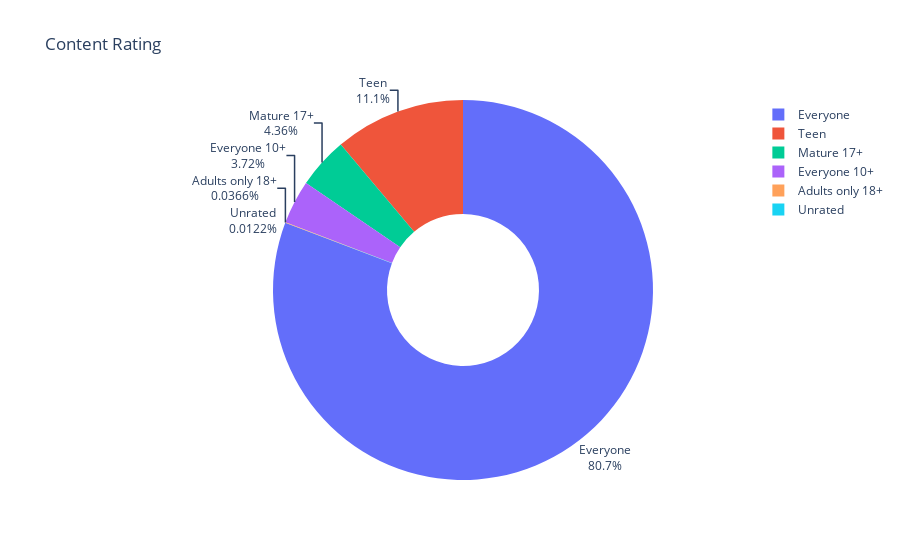

The cell this chart's notebook holds for it:
### Code cell
fig = px.pie(labels=ratings.index, values=ratings.values,
             title="Content Rating", names=ratings.index,
             hole=0.4
             )
fig.update_traces(textposition='outside',textinfo='label+percent')
fig.show()

### Figure 1 — Plotly figure (JSON) as saved in the notebook; plotly's stock layout.template omitted (floating-point values rounded to 4 significant figures)
{"data": [{"domain": {"x": [0, 1], "y": [0, 1]}, "hole": 0.4, "hovertemplate": "label=%{label}<br>value=%{value}<extra></extra>", "labels": ["Everyone", "Teen", "Mature 17+", "Everyone 10+", "Adults only 18+", "Unrated"], "legendgroup": "", "name": "", "showlegend": true, "textinfo": "label+percent", "textposition": "outside", "type": "pie", "values": [6619, 912, 357, 305, 3, 1]}], "layout": {"legend": {"tracegroupgap": 0}, "title": {"text": "Content Rating"}}}
